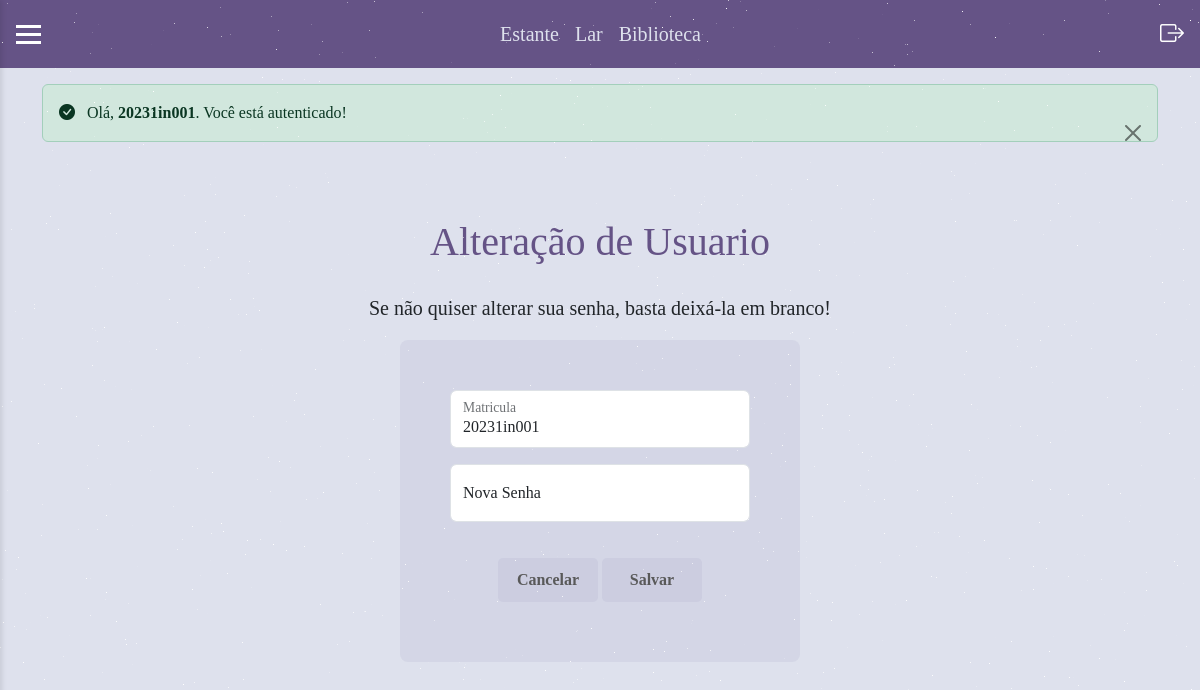
Screenshot of /admin/alterar_usuario/1 (signed in) with the database file from the repository.
### tables this page shows
CREATE TABLE usuario (
        id INTEGER PRIMARY KEY AUTOINCREMENT,
        matricula TEXT NOT NULL,
        senha TEXT NOT NULL
    );

### routes/admin_router.py (the view)
@router.get("/alterar_usuario/{id}")
def get_alterar_usuario(request: Request, id: int = Path(...)):
    usuario = UsuarioRepo.obter_por_id(id)
    response = templates.TemplateResponse(
        "admin/alterar_usuario.html", {"request": request, "usuario": usuario}
    )
    if not verificar_autenticacao(request):
        return RedirectResponse("/login")
    return response

### templates/admin/alterar_usuario.html (shortened to what this page needs)
{% extends "base.html" %}
{% block css %}
<link rel="stylesheet" href="/static/css/admin/alteração/alterar_usuario.css">
{% endblock %}
{% block conteudo %}
<form method="post" action="/admin/alterar_usuario/{{ usuario.id }}">
    <h1>Alteração de Usuario</h1>
    <h5>Se não quiser alterar sua senha, basta deixá-la em branco!</h5>
    <div class="um">
        <div class="row">
            <div class="col">
                <div class="form-floating mb-3 gx-1">
                    <input type="text" class="form-control" name="matricula" id="matricula" placeholder=" " value="{{usuario.matricula}}"/>
                    <label for="matricula">Matricula</label>
                </div>
            </div>
        </div>
        <div class="row">
            <div class="col">
                <div class="form-floating mb-3 gx-1">
                    <input type="text" class="form-control" name="senha" id="senha" placeholder="Nova Senha"/>
                    <label for="senha">Nova Senha</label>
                </div>
            </div>
        </div>
        <div class="row dois">
            <div class="col">
                <button class="enviar">
                    <a href="/admin/usuarios" style="color:rgb(89, 89, 89);" onmouseover="this.style.color = 'white'" onmouseleave="this.style.color= 'rgb(89, 89, 89)'">Cancelar</a>
                </button>
                <button type="submit" class="enviar">
                    Salvar
                </button>
            </div>
        </div>
    </div>
</form>
{% endblock %}

### templates/includes/mensagem.html
{% if "mensagem_aviso" in request.cookies: %}
    {% set mensagem = request.cookies.get("mensagem_aviso") %}
    {% set estilo = "warning" %}
    {% set icone = "exclamation-circle-fill" %}
{% endif %}
{% if "mensagem_sucesso" in request.cookies: %}
    {% set mensagem = request.cookies.get("mensagem_sucesso") %}
    {% set estilo = "success" %}
    {% set icone = "check-circle-fill" %}
{% endif %}
{% if "mensagem_info" in request.cookies: %}
    {% set mensagem = request.cookies.get("mensagem_info") %}
    {% set estilo = "info" %}
    {% set icone = "info-circle-fill" %}
{% endif %}
{% if "mensagem_erro" in request.cookies: %}
    {% set mensagem = request.cookies.get("mensagem_erro") %}
    {% set estilo = "danger" %}
    {% set icone = "x-circle-fill" %}
{% endif %}
{% if mensagem: %}
<div class="alert alert-{{estilo}} alert-dismissible fade show d-flex align-items-center" role="alert">
    <p class="mb-0 text-center">
        <i class="bi bi-{{icone}} me-2"></i>
        {{mensagem|safe}}
    </p>
    <button type="button" class="btn-close" data-bs-dismiss="alert"></button>
</div>
{% endif %}

### static/css/base/base.css (style rules this page uses)
body { margin: 0; padding: 0; background-color: #DEE1ED; font-family: 'Times New Roman', Times, serif; }
a { text-decoration: none; }

### static/css/admin/alteração/alterar_usuario.css (style rules this page uses)
h1 { text-align: center; padding-top: 60px; color: #655386; margin-bottom: 30px; }
form { text-align: center; justify-content: center; }
input { max-width: 300px; }
form > div.um { background-color: rgba(168, 169, 201, 0.2); padding: 50px; margin: 20px auto; border-radius: 8px; max-width: 400px; }
button { padding: 10px; border: none; border-radius: 5px; background-color:rgba(168, 169, 201, 0.2); cursor: pointer; font-weight: bold; margin-bottom: 10px; margin-top: 20px; }
.enviar { border-color: #655386; color: rgb(89, 89, 89); width: 100px; }

### rows the page displays
usuario: matricula "Olá, 20231in001 . Você está autenticado!", matricula "20231in001"
